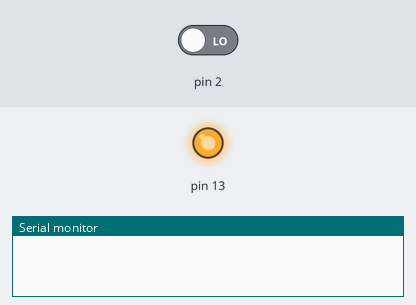
Recording of a sketch running on a simulated Arduino Uno, built with avr-gcc and run on an emulated ATmega328P. Parts: output pins drawn as LEDs (lit = HIGH), the last lines printed to the serial monitor. Inputs (shaded band) come from the test bench; at power-on: pin 2 LOW.

Above: at 1.2 s.
1.3 s: pin 2 driven HIGH
At 2.4 s:
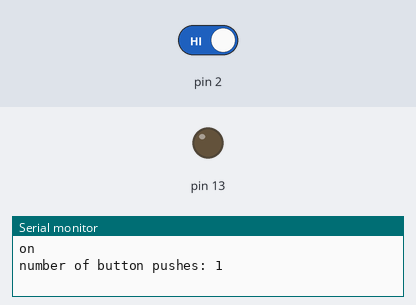
2.8 s: pin 2 driven LOW
Timing chart, 0 to 5.8 s (numbered marks = the images above; inputs shaded):
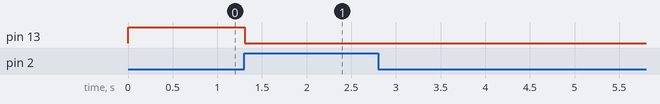

Measured:
- after the input at 1.3 s, pin 13: HIGH → LOW at once

The sketch:

State_Change_Detection.ino
```cpp
int buttonState = 0;
int lastButtonState = 0;
int buttonPushCounter = 0;

void setup()
{
  pinMode(2, INPUT);
  Serial.begin(9600);
  pinMode(13, OUTPUT);
}

void loop()
{
  buttonState = digitalRead(2);

  // compare the buttonState to its previous state
  if (buttonState != lastButtonState) {
    // if the state has changed, increment the counter
    if (buttonState == HIGH) {
      // if the current state is HIGH, then the button
      // went from off to on
      buttonPushCounter += 1;
      Serial.println("on");
      Serial.print("number of button pushes: ");
      Serial.println(buttonPushCounter);
    } else {
      // if the current state is LOW, then the button
      // went from on to off
      Serial.println("off");
    }
    // delay a little bit to avoid debouncing
    delay(5); // Wait for 5 millisecond(s)
  }
  // save the current state as the last state, for
  // the next time through the loop
  lastButtonState = buttonState;
  // turns on the LED every four button pushes by
  // checking the modulo of the button push counter.
  // the modulo function gives you the remainder of
  // the devision of two numbers
  if (buttonPushCounter % 4 == 0) {
    digitalWrite(13, HIGH);
  } else {
    digitalWrite(13, LOW);
  }
}
```
